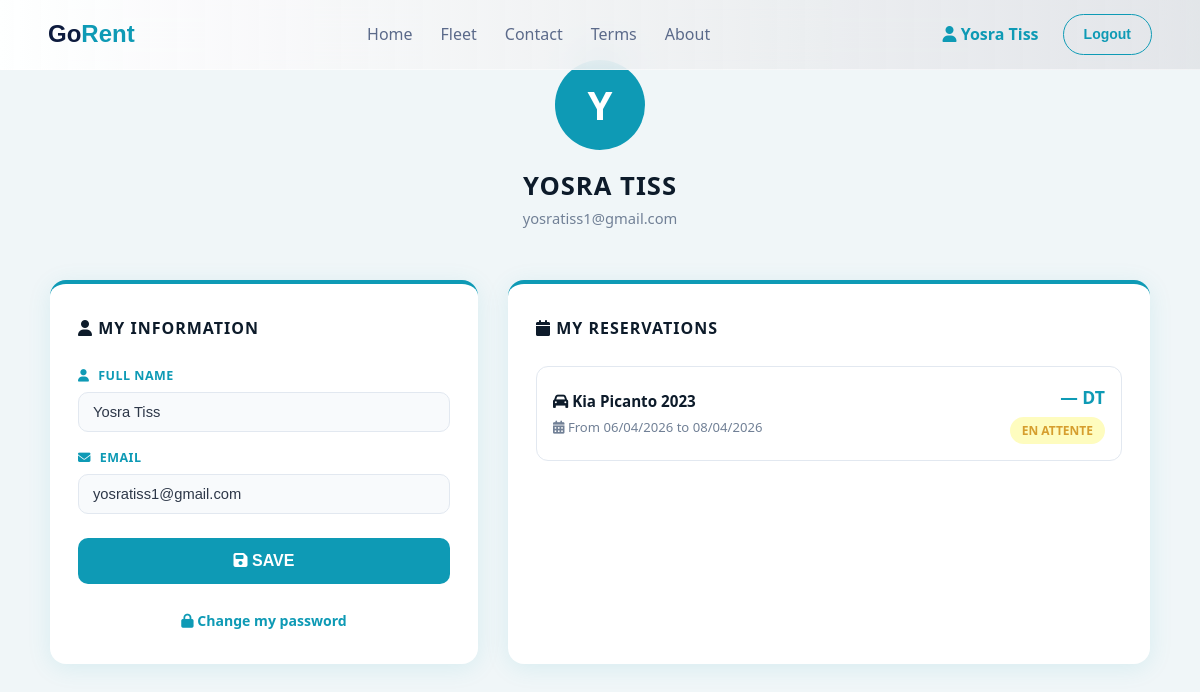
The page /profil.php (signed in) on the database its author committed.
### tables this page shows
CREATE TABLE `users` (
  `idclient` int(11) NOT NULL,
  `email` varchar(70) NOT NULL,
  `nom` varchar(100) NOT NULL,
  `motdepasse` varchar(100) NOT NULL,
  `created_at` timestamp NOT NULL DEFAULT current_timestamp() ON UPDATE current_timestamp(),
  `telephone` varchar(20) NOT NULL,
  `datenaiss` date NOT NULL
);

CREATE TABLE `reservation` (
  `id_reservation` int(11) NOT NULL,
  `id_client` int(11) NOT NULL,
  `id_voiture` int(11) NOT NULL,
  `date_reservation` timestamp NOT NULL DEFAULT current_timestamp(),
  `date_debut` date NOT NULL,
  `date_fin` date NOT NULL,
  `statut` varchar(20) DEFAULT 'En attente',
  `total` decimal(10,2) DEFAULT NULL
);

CREATE TABLE `voitures` (
  `id` int(11) NOT NULL,
  `marque` varchar(20) NOT NULL,
  `modele` varchar(20) NOT NULL,
  `annee` int(11) NOT NULL,
  `imgfront` varchar(255) NOT NULL,
  `imginter` varchar(255) NOT NULL,
  `imgcote` varchar(255) NOT NULL,
  `type` varchar(20) NOT NULL,
  `boite` varchar(20) NOT NULL,
  `carburant` varchar(20) NOT NULL,
  `places` int(11) NOT NULL,
  `bagages` int(11) NOT NULL,
  `prix` decimal(6,0) NOT NULL
);

### profil.php (the view, shortened to what this page needs)
<?php
$conn = new mysqli("localhost", "root", "", "locationvoitures");
$user_id = $_SESSION['user_id'];
$stmt = $conn->prepare("SELECT nom, email FROM users WHERE idclient = ?");
$stmt->bind_param("i", $user_id);
$stmt->execute();
$stmt->bind_result($nom, $email);
$reservations = [];
$res = $conn->prepare("
    SELECT r.id_reservation, v.marque, v.modele, v.annee, r.date_debut, r.date_fin, r.statut, r.total
    FROM reservation r
    JOIN voitures v ON r.id_voiture = v.id
    WHERE r.id_client = ?
    ORDER BY r.date_reservation DESC
");
$res->bind_param("i", $user_id);
$res->execute();
$result = $res->get_result();
while ($row = $result->fetch_assoc()) {
    $reservations[] = $row;
}
?>
<!DOCTYPE html>
<html lang="en">
<head>
    <link rel="stylesheet" href="styles\home.css">
    <link rel="stylesheet" href="styles\navbar.css">
    <link rel="stylesheet" href="styles\profil.css">
    <link rel="stylesheet" href="https://cdnjs.cloudflare.com/ajax/libs/font-awesome/6.5.0/css/all.min.css">
</head>
<body>
    <?php include 'navbar.php'; ?>
    <div class="profil-page">
        <div class="profil-header">
            <div class="profil-avatar">
                <?= strtoupper(substr($nom, 0, 1)) ?>
            </div>
            <h2><?= htmlspecialchars($nom) ?></h2>
            <p><?= htmlspecialchars($email) ?></p>
        </div>
        <div class="profil-grid">
            <div class="profil-card">
                <h3><i class="fa fa-user"></i> My Information</h3>
                <form method="POST">
                    <div class="form-group">
                        <label><i class="fa fa-user"></i> Full Name</label>
                        <input type="text" name="nom" value="<?= htmlspecialchars($nom) ?>" required>
                    </div>
                    <div class="form-group">
                        <label><i class="fa fa-envelope"></i> Email</label>
                        <input type="email" name="email" value="<?= htmlspecialchars($email) ?>" required>
                    </div>
                    <button type="submit" name="modifier_profil" class="btn-submit">
                        <i class="fa fa-floppy-disk"></i> Save
                    </button>
                </form>
                <br>
                <a href="forgot_password.php"
                    style="display:block; text-align:center; color:var(--blue); font-size:0.88rem; font-weight:700; text-decoration:none;">
                    <i class="fa fa-lock"></i> Change my password
                </a>
            </div>
            <div class="reservations-card">
                <h3><i class="fa fa-calendar"></i> My Reservations</h3>
                <?php if (empty($reservations)): ?>
                    <div class="empty-reservations">
                        <i class="fa fa-car"></i>
                        <p>No reservations yet.</p>
                        <br>
                        <a href="home.php" style="color:var(--blue); font-weight:700; text-decoration:none;">
                            Browse our cars →
                        </a>
                    </div>
                <?php else: ?>
                    <?php foreach ($reservations as $r): ?>
                        <div class="reservation-item">
                            <div class="reservation-info">
                                <h4><i class="fa fa-car"></i> <?= $r['marque'] . ' ' . $r['modele'] . ' ' . $r['annee'] ?></h4>
                                <p><i class="fa fa-calendar-days"></i> From <?= date('d/m/Y', strtotime($r['date_debut'])) ?> to
                                    <?= date('d/m/Y', strtotime($r['date_fin'])) ?>
                                </p>
                            </div>
                            <div class="reservation-right">
                                <div class="prix"><?= $r['total'] ?? '—' ?> DT</div>
                                <?php
                                $statut = strtolower($r['statut']);
                                $classe = match ($statut) {
                                    'confirmée', 'confirmee' => 'statut-confirmee',
                                    'annulée', 'annulee' => 'statut-annulee',
                                    default => 'statut-attente'
                                };
                                ?>
                                <span class="statut <?= $classe ?>"><?= $r['statut'] ?></span>
                            </div>
                        </div>
                    <?php endforeach; ?>
                <?php endif; ?>
            </div>
        </div>
    </div>
</body>
</html>

### styles/home.css (style rules this page uses)
body { font-family: 'Segoe UI', sans-serif; }
.form-group { display: flex; flex-direction: column; gap: 6px; margin-bottom: 16px; width: 100%; }
.form-group label { font-size: 0.78rem; font-weight: 700; color: var(--blue); text-transform: uppercase; letter-spacing: 0.5px; }
.form-group label i { margin-right: 5px; }
.form-group select, .form-group input { border: 1.5px solid #e2e8f0; border-radius: 10px; padding: 11px 14px; font-size: 0.92rem; color: #2d3748; background: #f8fafc; outline: none; width: 100%; transition: border-color 0.2s; cursor: pointer; }

### styles/profil.css (style rules this page uses)
:root { --blue: #0e9ab5; --btnsrv: #0a7a91; }
.profil-page { background: #f0f6f8; min-height: 100vh; padding: 60px 40px; }
.profil-header { text-align: center; margin-bottom: 50px; }
.profil-avatar { width: 90px; height: 90px; background: var(--blue); color: white; border-radius: 50%; display: flex; align-items: center; justify-content: center; font-size: 2.5rem; font-weight: 700; margin: 0 auto 16px; }
.profil-header h2 { font-size: 1.6rem; font-weight: 800; color: #0d1b2a; text-transform: uppercase; letter-spacing: 1px; }
.profil-header p { color: #718096; font-size: 0.92rem; }
.profil-grid { display: grid; grid-template-columns: 1fr 1.5fr; gap: 30px; max-width: 1100px; margin: 0 auto; }
.profil-card { background: white; border-radius: 16px; padding: 32px 28px; box-shadow: 0 4px 24px rgba(14, 154, 181, 0.1); border-top: 4px solid var(--blue); }
.profil-card h3 { font-size: 1rem; font-weight: 800; color: #0d1b2a; text-transform: uppercase; letter-spacing: 1px; margin-bottom: 24px; }
.form-group { display: flex; flex-direction: column; gap: 6px; margin-bottom: 16px; }
.form-group label { font-size: 0.78rem; font-weight: 700; color: var(--blue); text-transform: uppercase; letter-spacing: 0.5px; }
.form-group input { border: 1.5px solid #e2e8f0; border-radius: 10px; padding: 11px 14px; font-size: 0.92rem; color: #2d3748; background: #f8fafc; outline: none; width: 100%; transition: border-color 0.2s; box-sizing: border-box; }
.btn-submit { width: 100%; background: var(--blue); color: white; border: none; border-radius: 10px; padding: 14px; font-size: 1rem; font-weight: 700; cursor: pointer; margin-top: 8px; text-transform: uppercase; transition: background 0.2s; }
.reservations-card { background: white; border-radius: 16px; padding: 32px 28px; box-shadow: 0 4px 24px rgba(14, 154, 181, 0.1); border-top: 4px solid var(--blue); }
.reservations-card h3 { font-size: 1rem; font-weight: 800; color: #0d1b2a; text-transform: uppercase; letter-spacing: 1px; margin-bottom: 24px; }
.reservation-item { display: flex; justify-content: space-between; align-items: center; padding: 16px; border: 1.5px solid #e2e8f0; border-radius: 12px; margin-bottom: 12px; transition: border-color 0.2s; }
.reservation-info h4 { font-size: 0.95rem; font-weight: 700; color: #0d1b2a; margin-bottom: 4px; }
.reservation-info p { font-size: 0.82rem; color: #718096; }
.reservation-right { text-align: right; }
.reservation-right .prix { font-size: 1.1rem; font-weight: 800; color: var(--blue); margin-bottom: 6px; }
.statut { display: inline-block; padding: 4px 12px; border-radius: 50px; font-size: 0.75rem; font-weight: 700; text-transform: uppercase; }
.statut-attente { background: #fefcbf; color: #d69e2e; }

### styles/style.css (style rules this page uses)
:root { --bg: #f0f3f8; --navy: #0d1b3e; --blue: #0e9ab5; --blue-soft: #EBF4F6; --btnsrv: #0b7d94; --border: rgba(255, 255, 255, 0.5); --text: #0d1b3e; --text-m: #5b6a8a; --font-h: "Urbanist", sans-serif; --font-b: "Urbanist", sans-serif; --nav-height: 70px; }
*, *::before, *::after { box-sizing: border-box; margin: 0; padding: 0; }
html { scroll-behavior: smooth; }
body { background: var(--bg); color: var(--text); font-family: var(--font-b); font-size: 16px; line-height: 1.6; overflow-x: hidden; opacity: 0; transition: opacity 0.5s ease-in-out; }
body.loaded { opacity: 1; }
a { text-decoration: none; }

### rows shown on the page
users: nom "Y", nom "YOSRA TISS", email "yosratiss1@gmail.com", nom "Yosra Tiss"
reservation: id_voiture.marque "Kia", id_voiture.modele "Picanto", id_voiture.annee "2023", date_debut "06/04/2026", date_fin "08/04/2026", total "—", statut "EN ATTENTE"

### other values the page prints
$_SESSION['user_nom'] "Yosra Tiss"
